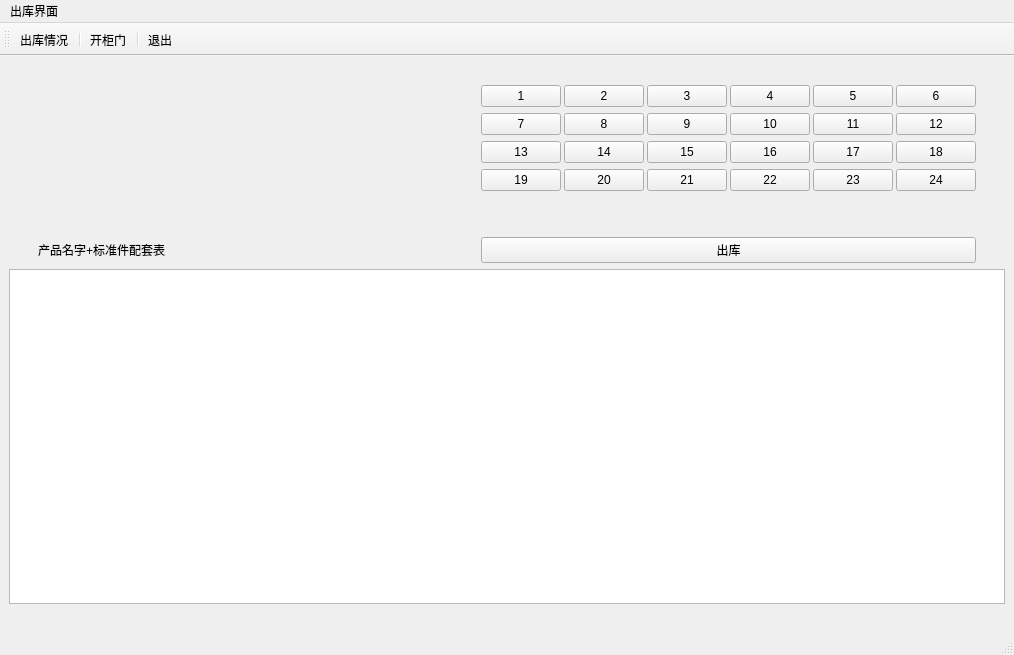
<?xml version="1.0" encoding="UTF-8"?>
<ui version="4.0">
 <class>ChKMainWindow</class>
 <widget class="QMainWindow" name="ChKMainWindow">
  <property name="geometry">
   <rect>
    <x>0</x>
    <y>0</y>
    <width>1014</width>
    <height>655</height>
   </rect>
  </property>
  <property name="windowTitle">
   <string>MainWindow</string>
  </property>
  <widget class="QWidget" name="centralwidget">
   <layout class="QGridLayout" name="gridLayout_2">
    <item row="3" column="2">
     <spacer name="horizontalSpacer_12">
      <property name="orientation">
       <enum>Qt::Horizontal</enum>
      </property>
      <property name="sizeHint" stdset="0">
       <size>
        <width>40</width>
        <height>20</height>
       </size>
      </property>
     </spacer>
    </item>
    <item row="3" column="13">
     <spacer name="horizontalSpacer_10">
      <property name="orientation">
       <enum>Qt::Horizontal</enum>
      </property>
      <property name="sizeHint" stdset="0">
       <size>
        <width>40</width>
        <height>20</height>
       </size>
      </property>
     </spacer>
    </item>
    <item row="3" column="14">
     <spacer name="horizontalSpacer_11">
      <property name="orientation">
       <enum>Qt::Horizontal</enum>
      </property>
      <property name="sizeHint" stdset="0">
       <size>
        <width>40</width>
        <height>20</height>
       </size>
      </property>
     </spacer>
    </item>
    <item row="3" column="10">
     <spacer name="horizontalSpacer_7">
      <property name="orientation">
       <enum>Qt::Horizontal</enum>
      </property>
      <property name="sizeHint" stdset="0">
       <size>
        <width>40</width>
        <height>20</height>
       </size>
      </property>
     </spacer>
    </item>
    <item row="3" column="1">
     <widget class="QLabel" name="label_2">
      <property name="text">
       <string>产品名字+标准件配套表</string>
      </property>
     </widget>
    </item>
    <item row="0" column="3">
     <spacer name="horizontalSpacer_2">
      <property name="orientation">
       <enum>Qt::Horizontal</enum>
      </property>
      <property name="sizeHint" stdset="0">
       <size>
        <width>40</width>
        <height>20</height>
       </size>
      </property>
     </spacer>
    </item>
    <item row="5" column="0">
     <spacer name="horizontalSpacer_4">
      <property name="orientation">
       <enum>Qt::Horizontal</enum>
      </property>
      <property name="sizeHint" stdset="0">
       <size>
        <width>40</width>
        <height>20</height>
       </size>
      </property>
     </spacer>
    </item>
    <item row="3" column="15">
     <widget class="QPushButton" name="pushButton_2">
      <property name="text">
       <string>出库</string>
      </property>
     </widget>
    </item>
    <item row="1" column="15" rowspan="2">
     <layout class="QGridLayout" name="gridLayout_4">
      <item row="0" column="0">
       <layout class="QGridLayout" name="gridLayout">
        <property name="horizontalSpacing">
         <number>3</number>
        </property>
        <item row="0" column="0">
         <widget class="QPushButton" name="pushButton_3">
          <property name="text">
           <string>1</string>
          </property>
         </widget>
        </item>
        <item row="0" column="3">
         <widget class="QPushButton" name="pushButton_19">
          <property name="text">
           <string>4</string>
          </property>
         </widget>
        </item>
        <item row="3" column="0">
         <widget class="QPushButton" name="pushButton_16">
          <property name="text">
           <string>7</string>
          </property>
         </widget>
        </item>
        <item row="3" column="1">
         <widget class="QPushButton" name="pushButton_20">
          <property name="text">
           <string>8</string>
          </property>
         </widget>
        </item>
        <item row="3" column="2">
         <widget class="QPushButton" name="pushButton_5">
          <property name="text">
           <string>9</string>
          </property>
         </widget>
        </item>
        <item row="3" column="3">
         <widget class="QPushButton" name="pushButton_13">
          <property name="text">
           <string>10</string>
          </property>
         </widget>
        </item>
        <item row="3" column="4">
         <widget class="QPushButton" name="pushButton_17">
          <property name="text">
           <string>11</string>
          </property>
         </widget>
        </item>
        <item row="0" column="4">
         <widget class="QPushButton" name="pushButton_4">
          <property name="text">
           <string>5</string>
          </property>
         </widget>
        </item>
        <item row="4" column="2">
         <widget class="QPushButton" name="pushButton_18">
          <property name="text">
           <string>15</string>
          </property>
         </widget>
        </item>
        <item row="4" column="1">
         <widget class="QPushButton" name="pushButton_14">
          <property name="text">
           <string>14</string>
          </property>
         </widget>
        </item>
        <item row="0" column="2">
         <widget class="QPushButton" name="pushButton_15">
          <property name="text">
           <string>3</string>
          </property>
         </widget>
        </item>
        <item row="0" column="1">
         <widget class="QPushButton" name="pushButton_11">
          <property name="text">
           <string>2</string>
          </property>
         </widget>
        </item>
        <item row="4" column="0">
         <widget class="QPushButton" name="pushButton_6">
          <property name="text">
           <string>13</string>
          </property>
         </widget>
        </item>
        <item row="3" column="6">
         <widget class="QPushButton" name="pushButton_21">
          <property name="text">
           <string>12</string>
          </property>
         </widget>
        </item>
        <item row="4" column="3">
         <widget class="QPushButton" name="pushButton_22">
          <property name="text">
           <string>16</string>
          </property>
         </widget>
        </item>
        <item row="4" column="4">
         <widget class="QPushButton" name="pushButton_7">
          <property name="text">
           <string>17</string>
          </property>
         </widget>
        </item>
        <item row="0" column="6">
         <widget class="QPushButton" name="pushButton_12">
          <property name="text">
           <string>6</string>
          </property>
         </widget>
        </item>
        <item row="5" column="3">
         <widget class="QPushButton" name="pushButton_24">
          <property name="text">
           <string>22</string>
          </property>
         </widget>
        </item>
        <item row="5" column="1">
         <widget class="QPushButton" name="pushButton_10">
          <property name="text">
           <string>20</string>
          </property>
         </widget>
        </item>
        <item row="5" column="0">
         <widget class="QPushButton" name="pushButton_9">
          <property name="text">
           <string>19</string>
          </property>
         </widget>
        </item>
        <item row="4" column="6">
         <widget class="QPushButton" name="pushButton_8">
          <property name="text">
           <string>18</string>
          </property>
         </widget>
        </item>
        <item row="5" column="2">
         <widget class="QPushButton" name="pushButton_23">
          <property name="text">
           <string>21</string>
          </property>
         </widget>
        </item>
        <item row="5" column="4">
         <widget class="QPushButton" name="pushButton_25">
          <property name="text">
           <string>23</string>
          </property>
         </widget>
        </item>
        <item row="5" column="6">
         <widget class="QPushButton" name="pushButton_26">
          <property name="text">
           <string>24</string>
          </property>
         </widget>
        </item>
       </layout>
      </item>
      <item row="2" column="0">
       <spacer name="horizontalSpacer_14">
        <property name="orientation">
         <enum>Qt::Horizontal</enum>
        </property>
        <property name="sizeHint" stdset="0">
         <size>
          <width>40</width>
          <height>20</height>
         </size>
        </property>
       </spacer>
      </item>
      <item row="1" column="0">
       <spacer name="horizontalSpacer_15">
        <property name="orientation">
         <enum>Qt::Horizontal</enum>
        </property>
        <property name="sizeHint" stdset="0">
         <size>
          <width>40</width>
          <height>20</height>
         </size>
        </property>
       </spacer>
      </item>
     </layout>
    </item>
    <item row="3" column="5">
     <spacer name="horizontalSpacer_3">
      <property name="orientation">
       <enum>Qt::Horizontal</enum>
      </property>
      <property name="sizeHint" stdset="0">
       <size>
        <width>40</width>
        <height>20</height>
       </size>
      </property>
     </spacer>
    </item>
    <item row="3" column="16">
     <spacer name="horizontalSpacer">
      <property name="orientation">
       <enum>Qt::Horizontal</enum>
      </property>
      <property name="sizeHint" stdset="0">
       <size>
        <width>40</width>
        <height>20</height>
       </size>
      </property>
     </spacer>
    </item>
    <item row="3" column="12">
     <spacer name="horizontalSpacer_9">
      <property name="orientation">
       <enum>Qt::Horizontal</enum>
      </property>
      <property name="sizeHint" stdset="0">
       <size>
        <width>40</width>
        <height>20</height>
       </size>
      </property>
     </spacer>
    </item>
    <item row="3" column="11">
     <spacer name="horizontalSpacer_8">
      <property name="orientation">
       <enum>Qt::Horizontal</enum>
      </property>
      <property name="sizeHint" stdset="0">
       <size>
        <width>40</width>
        <height>20</height>
       </size>
      </property>
     </spacer>
    </item>
    <item row="3" column="3">
     <spacer name="horizontalSpacer_5">
      <property name="orientation">
       <enum>Qt::Horizontal</enum>
      </property>
      <property name="sizeHint" stdset="0">
       <size>
        <width>40</width>
        <height>20</height>
       </size>
      </property>
     </spacer>
    </item>
    <item row="3" column="9">
     <spacer name="horizontalSpacer_6">
      <property name="orientation">
       <enum>Qt::Horizontal</enum>
      </property>
      <property name="sizeHint" stdset="0">
       <size>
        <width>40</width>
        <height>20</height>
       </size>
      </property>
     </spacer>
    </item>
    <item row="4" column="0" colspan="17">
     <widget class="QTreeView" name="treeView"/>
    </item>
    <item row="3" column="4">
     <spacer name="horizontalSpacer_13">
      <property name="orientation">
       <enum>Qt::Horizontal</enum>
      </property>
      <property name="sizeHint" stdset="0">
       <size>
        <width>40</width>
        <height>20</height>
       </size>
      </property>
     </spacer>
    </item>
   </layout>
  </widget>
  <widget class="QMenuBar" name="menubar">
   <property name="geometry">
    <rect>
     <x>0</x>
     <y>0</y>
     <width>1014</width>
     <height>31</height>
    </rect>
   </property>
   <widget class="QMenu" name="menu">
    <property name="title">
     <string>出库界面</string>
    </property>
   </widget>
   <addaction name="menu"/>
  </widget>
  <widget class="QStatusBar" name="statusbar"/>
  <widget class="QToolBar" name="toolBar">
   <property name="windowTitle">
    <string>toolBar</string>
   </property>
   <attribute name="toolBarArea">
    <enum>TopToolBarArea</enum>
   </attribute>
   <attribute name="toolBarBreak">
    <bool>false</bool>
   </attribute>
   <addaction name="action"/>
   <addaction name="separator"/>
   <addaction name="actKgm"/>
   <addaction name="separator"/>
   <addaction name="actExit"/>
  </widget>
  <action name="actOpen">
   <property name="icon">
    <iconset resource="res.qrc">
     <normaloff>:/images/images/open3.bmp</normaloff>:/images/images/open3.bmp</iconset>
   </property>
   <property name="text">
    <string>打开</string>
   </property>
   <property name="toolTip">
    <string>打开</string>
   </property>
  </action>
  <action name="actExit">
   <property name="icon">
    <iconset resource="res.qrc">
     <normaloff>:/images/images/exit.png</normaloff>:/images/images/exit.png</iconset>
   </property>
   <property name="text">
    <string>退出</string>
   </property>
   <property name="toolTip">
    <string>退出</string>
   </property>
  </action>
  <action name="actKgm">
   <property name="icon">
    <iconset resource="res.qrc">
     <normaloff>:/images/images/ok.png</normaloff>:/images/images/ok.png</iconset>
   </property>
   <property name="text">
    <string>开柜门</string>
   </property>
   <property name="toolTip">
    <string>开柜门</string>
   </property>
  </action>
  <action name="action">
   <property name="icon">
    <iconset resource="res.qrc">
     <normaloff>:/images/images/paste.png</normaloff>:/images/images/paste.png</iconset>
   </property>
   <property name="text">
    <string>出库情况</string>
   </property>
   <property name="toolTip">
    <string>出库情况</string>
   </property>
  </action>
 </widget>
 <resources>
  <include location="res.qrc"/>
 </resources>
 <connections/>
</ui>
